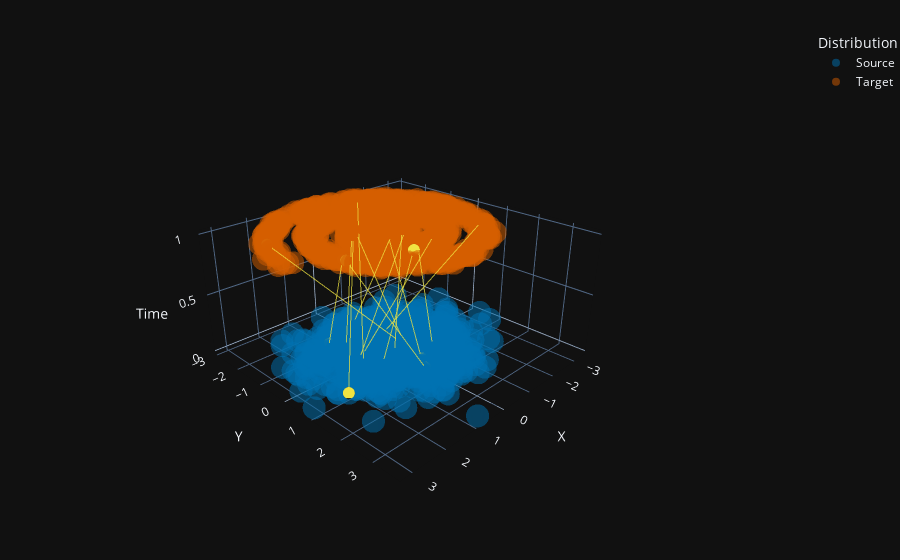

Notebook cell for this chart:
### Markdown cell above
Actually, that diagram may be a bit confusing because time & space are mixed together.  Let's turn it into a 3D plot to more clearly separate the time from the spatial dimensions:

### Code cell
#| code-fold: true
#| code-summary: "Code for 3D plot of source & target distributions connected by 'lines' in time"
import plotly.express as px
import plotly.graph_objects as go
import numpy as np
import torch
import pandas as pd

from plotly.offline import plot, iplot, init_notebook_mode
init_notebook_mode(connected=True)

def rgb_to_plotly(rgb):
    # Convert [r, g, b] where r,g,b are 0-1 to 'rgb(r,g,b)' where r,g,b are 0-255
    return f'rgb({int(rgb[0]*255)},{int(rgb[1]*255)},{int(rgb[2]*255)})'

def plot_3d_lines():
    # Set theme based on bg_theme
    if bg_theme in ['black', 'dark']:
        template = "plotly_dark"
    else:
        template = "plotly_white"
    
    # Convert source and target to DataFrames for Plotly Express
    source_df = pd.DataFrame({
        'x': source[:,0].numpy(),
        'y': source[:,1].numpy(),
        'z': np.zeros(len(source)),
        'distribution': ['Source'] * len(source)
    })
    
    target_df = pd.DataFrame({
        'x': target[:,0].numpy(),
        'y': target[:,1].numpy(),
        'z': np.ones(len(target)),
        'distribution': ['Target'] * len(target)
    })
    
    # Combine dataframes
    points_df = pd.concat([source_df, target_df], ignore_index=True)
    
    # Create scatter plot for source and target points
    fig = px.scatter_3d(
        points_df,
        x='x',
        y='y',
        z='z',
        color='distribution',
        color_discrete_map={
            'Source': rgb_to_plotly(source_color),
            'Target': rgb_to_plotly(target_color)
        },
        opacity=0.5,
        size_max=3
    )
    
    # Create trajectory lines
    points_per_traj = 250
    ts = torch.linspace(0, 1, points_per_traj)
    
    for i in range(n_lines):
        source_point = source[i,:]
        target_point = target[i,:]
        
        # Manual linear interpolation
        x_vals = source_point[0] * (1-ts) + target_point[0] * ts
        y_vals = source_point[1] * (1-ts) + target_point[1] * ts
        
        # Add trajectory line
        fig.add_trace(go.Scatter3d(
            x=x_vals.numpy(),
            y=y_vals.numpy(),
            z=ts.numpy(),
            mode='lines',
            line=dict(color=rgb_to_plotly(line_color), width=2),
            opacity=0.7,
            showlegend=False
        ))
        
        # Add highlighted source and target points
        # Source point highlight
        fig.add_trace(go.Scatter3d(
            x=[source_point[0].item()],
            y=[source_point[1].item()],
            z=[0],
            mode='markers',
            marker=dict(
                color=rgb_to_plotly(line_color), 
                size=4, 
                line=dict(color=rgb_to_plotly(line_color), width=2)
            ),
            showlegend=False
        ))
        
        # Target point highlight
        fig.add_trace(go.Scatter3d(
            x=[target_point[0].item()],
            y=[target_point[1].item()],
            z=[1],
            mode='markers',
            marker=dict(
                color=rgb_to_plotly(line_color), 
                size=4, 
                line=dict(color=rgb_to_plotly(line_color), width=2)
            ),
            showlegend=False
        ))
    
    # Update layout
    fig.update_layout(
        scene=dict(
            xaxis_title="X",
            yaxis_title="Y",
            zaxis_title="Time",
            aspectmode='manual',
            aspectratio=dict(x=1, y=1, z=0.5),
            camera=dict(
                eye=dict(x=1.5, y=1.5, z=1)
            )
        ),
        template=template,
        margin=dict(l=0, r=0, b=0, t=30),
        legend_title_text='Distribution'
    )
    
    return fig 

fig = plot_3d_lines()
fig.show()

### Figure 1 — Plotly figure (JSON) as saved in the notebook; plotly's stock layout.template omitted (floating-point values rounded to 4 significant figures; data arrays with more than 128 entries replaced by an {"elided": "..."} marker saying what was removed)
{"data": [{"hovertemplate": "distribution=Source<br>x=%{x}<br>y=%{y}<br>z=%{z}<extra></extra>", "legendgroup": "Source", "marker": {"color": "rgb(0,114,178)", "opacity": 0.5, "symbol": "circle"}, "mode": "markers", "name": "Source", "scene": "scene", "showlegend": true, "type": "scatter3d", "x": {"elided": "1000 float values"}, "y": {"elided": "1000 float values"}, "z": {"elided": "1000 int values"}}, {"hovertemplate": "distribution=Target<br>x=%{x}<br>y=%{y}<br>z=%{z}<extra></extra>", "legendgroup": "Target", "marker": {"color": "rgb(213,94,0)", "opacity": 0.5, "symbol": "circle"}, "mode": "markers", "name": "Target", "scene": "scene", "showlegend": true, "type": "scatter3d", "x": {"elided": "1000 float values"}, "y": {"elided": "1000 float values"}, "z": {"elided": "1000 int values"}}, {"line": {"color": "rgb(240,228,66)", "width": 2}, "mode": "lines", "opacity": 0.7, "showlegend": false, "type": "scatter3d", "x": {"elided": "250 float values"}, "y": {"elided": "250 float values"}, "z": {"elided": "250 float values"}}, {"marker": {"color": "rgb(240,228,66)", "line": {"color": "rgb(240,228,66)", "width": 2}, "size": 4}, "mode": "markers", "showlegend": false, "type": "scatter3d", "x": [0.05771], "y": [1.382], "z": [0]}, {"marker": {"color": "rgb(240,228,66)", "line": {"color": "rgb(240,228,66)", "width": 2}, "size": 4}, "mode": "markers", "showlegend": false, "type": "scatter3d", "x": [1.923], "y": [0.6972], "z": [1]}, {"line": {"color": "rgb(240,228,66)", "width": 2}, "mode": "lines", "opacity": 0.7, "showlegend": false, "type": "scatter3d", "x": {"elided": "250 float values"}, "y": {"elided": "250 float values"}, "z": {"elided": "250 float values"}}, {"marker": {"color": "rgb(240,228,66)", "line": {"color": "rgb(240,228,66)", "width": 2}, "size": 4}, "mode": "markers", "showlegend": false, "type": "scatter3d", "x": [-0.4394], "y": [-0.06048], "z": [0]}, {"marker": {"color": "rgb(240,228,66)", "line": {"color": "rgb(240,228,66)", "width": 2}, "size": 4}, "mode": "markers", "showlegend": false, "type": "scatter3d", "x": [2.573], "y": [-1.336], "z": [1]}, {"line": {"color": "rgb(240,228,66)", "width": 2}, "mode": "lines", "opacity": 0.7, "showlegend": false, "type": "scatter3d", "x": {"elided": "250 float values"}, "y": {"elided": "250 float values"}, "z": {"elided": "250 float values"}}, {"marker": {"color": "rgb(240,228,66)", "line": {"color": "rgb(240,228,66)", "width": 2}, "size": 4}, "mode": "markers", "showlegend": false, "type": "scatter3d", "x": [0.6271], "y": [-0.2593], "z": [0]}, {"marker": {"color": "rgb(240,228,66)", "line": {"color": "rgb(240,228,66)", "width": 2}, "size": 4}, "mode": "markers", "showlegend": false, "type": "scatter3d", "x": [-0.6985], "y": [0.9205], "z": [1]}, {"line": {"color": "rgb(240,228,66)", "width": 2}, "mode": "lines", "opacity": 0.7, "showlegend": false, "type": "scatter3d", "x": {"elided": "250 float values"}, "y": {"elided": "250 float values"}, "z": {"elided": "250 float values"}}, {"marker": {"color": "rgb(240,228,66)", "line": {"color": "rgb(240,228,66)", "width": 2}, "size": 4}, "mode": "markers", "showlegend": false, "type": "scatter3d", "x": [-0.3955], "y": [-0.6379], "z": [0]}, {"marker": {"color": "rgb(240,228,66)", "line": {"color": "rgb(240,228,66)", "width": 2}, "size": 4}, "mode": "markers", "showlegend": false, "type": "scatter3d", "x": [-2.285], "y": [1.113], "z": [1]}, {"line": {"color": "rgb(240,228,66)", "width": 2}, "mode": "lines", "opacity": 0.7, "showlegend": false, "type": "scatter3d", "x": {"elided": "250 float values"}, "y": {"elided": "250 float values"}, "z": {"elided": "250 float values"}}, {"marker": {"color": "rgb(240,228,66)", "line": {"color": "rgb(240,228,66)", "width": 2}, "size": 4}, "mode": "markers", "showlegend": false, "type": "scatter3d", "x": [0.6128], "y": [0.4451], "z": [0]}, {"marker": {"color": "rgb(240,228,66)", "line": {"color": "rgb(240,228,66)", "width": 2}, "size": 4}, "mode": "markers", "showlegend": false, "type": "scatter3d", "x": [0.4302], "y": [1.299], "z": [1]}, {"line": {"color": "rgb(240,228,66)", "width": 2}, "mode": "lines", "opacity": 0.7, "showlegend": false, "type": "scatter3d", "x": {"elided": "250 float values"}, "y": {"elided": "250 float values"}, "z": {"elided": "250 float values"}}, {"marker": {"color": "rgb(240,228,66)", "line": {"color": "rgb(240,228,66)", "width": 2}, "size": 4}, "mode": "markers", "showlegend": false, "type": "scatter3d", "x": [0.9925], "y": [-1.247], "z": [0]}, {"marker": {"color": "rgb(240,228,66)", "line": {"color": "rgb(240,228,66)", "width": 2}, "size": 4}, "mode": "markers", "showlegend": false, "type": "scatter3d", "x": [1.929], "y": [0.5913], "z": [1]}, {"line": {"color": "rgb(240,228,66)", "width": 2}, "mode": "lines", "opacity": 0.7, "showlegend": false, "type": "scatter3d", "x": {"elided": "250 float values"}, "y": {"elided": "250 float values"}, "z": {"elided": "250 float values"}}, {"marker": {"color": "rgb(240,228,66)", "line": {"color": "rgb(240,228,66)", "width": 2}, "size": 4}, "mode": "markers", "showlegend": false, "type": "scatter3d", "x": [1.016], "y": [-0.03455], "z": [0]}, {"marker": {"color": "rgb(240,228,66)", "line": {"color": "rgb(240,228,66)", "width": 2}, "size": 4}, "mode": "markers", "showlegend": false, "type": "scatter3d", "x": [-0.4941], "y": [0.147], "z": [1]}, {"line": {"color": "rgb(240,228,66)", "width": 2}, "mode": "lines", "opacity": 0.7, "showlegend": false, "type": "scatter3d", "x": {"elided": "250 float values"}, "y": {"elided": "250 float values"}, "z": {"elided": "250 float values"}}, {"marker": {"color": "rgb(240,228,66)", "line": {"color": "rgb(240,228,66)", "width": 2}, "size": 4}, "mode": "markers", "showlegend": false, "type": "scatter3d", "x": [-0.9728], "y": [0.6813], "z": [0]}, {"marker": {"color": "rgb(240,228,66)", "line": {"color": "rgb(240,228,66)", "width": 2}, "size": 4}, "mode": "markers", "showlegend": false, "type": "scatter3d", "x": [0.104], "y": [1.115], "z": [1]}, {"line": {"color": "rgb(240,228,66)", "width": 2}, "mode": "lines", "opacity": 0.7, "showlegend": false, "type": "scatter3d", "x": {"elided": "250 float values"}, "y": {"elided": "250 float values"}, "z": {"elided": "250 float values"}}, {"marker": {"color": "rgb(240,228,66)", "line": {"color": "rgb(240,228,66)", "width": 2}, "size": 4}, "mode": "markers", "showlegend": false, "type": "scatter3d", "x": [-0.5425], "y": [0.006614], "z": [0]}, {"marker": {"color": "rgb(240,228,66)", "line": {"color": "rgb(240,228,66)", "width": 2}, "size": 4}, "mode": "markers", "showlegend": false, "type": "scatter3d", "x": [0.4585], "y": [-0.6861], "z": [1]}, {"line": {"color": "rgb(240,228,66)", "width": 2}, "mode": "lines", "opacity": 0.7, "showlegend": false, "type": "scatter3d", "x": {"elided": "250 float values"}, "y": {"elided": "250 float values"}, "z": {"elided": "250 float values"}}, {"marker": {"color": "rgb(240,228,66)", "line": {"color": "rgb(240,228,66)", "width": 2}, "size": 4}, "mode": "markers", "showlegend": false, "type": "scatter3d", "x": [-0.2052], "y": [1.006], "z": [0]}, {"marker": {"color": "rgb(240,228,66)", "line": {"color": "rgb(240,228,66)", "width": 2}, "size": 4}, "mode": "markers", "showlegend": false, "type": "scatter3d", "x": [0.0903], "y": [0.1041], "z": [1]}, {"line": {"color": "rgb(240,228,66)", "width": 2}, "mode": "lines", "opacity": 0.7, "showlegend": false, "type": "scatter3d", "x": {"elided": "250 float values"}, "y": {"elided": "250 float values"}, "z": {"elided": "250 float values"}}, {"marker": {"color": "rgb(240,228,66)", "line": {"color": "rgb(240,228,66)", "width": 2}, "size": 4}, "mode": "markers", "showlegend": false, "type": "scatter3d", "x": [0.6355], "y": [-0.9607], "z": [0]}, {"marker": {"color": "rgb(240,228,66)", "line": {"color": "rgb(240,228,66)", "width": 2}, "size": 4}, "mode": "markers", "showlegend": false, "type": "scatter3d", "x": [0.7643], "y": [-0.433], "z": [1]}, {"line": {"color": "rgb(240,228,66)", "width": 2}, "mode": "lines", "opacity": 0.7, "showlegend": false, "type": "scatter3d", "x": {"elided": "250 float values"}, "y": {"elided": "250 float values"}, "z": {"elided": "250 float values"}}, {"marker": {"color": "rgb(240,228,66)", "line": {"color": "rgb(240,228,66)", "width": 2}, "size": 4}, "mode": "markers", "showlegend": false, "type": "scatter3d", "x": [2.152], "y": [0.8839], "z": [0]}, {"marker": {"color": "rgb(240,228,66)", "line": {"color": "rgb(240,228,66)", "width": 2}, "size": 4}, "mode": "markers", "showlegend": false, "type": "scatter3d", "x": [0.4566], "y": [-0.7259], "z": [1]}, {"line": {"color": "rgb(240,228,66)", "width": 2}, "mode": "lines", "opacity": 0.7, "showlegend": false, "type": "scatter3d", "x": {"elided": "250 float values"}, "y": {"elided": "250 float values"}, "z": {"elided": "250 float values"}}, {"marker": {"color": "rgb(240,228,66)", "line": {"color": "rgb(240,228,66)", "width": 2}, "size": 4}, "mode": "markers", "showlegend": false, "type": "scatter3d", "x": [1.043], "y": [0.1812], "z": [0]}, {"marker": {"color": "rgb(240,228,66)", "line": {"color": "rgb(240,228,66)", "width": 2}, "size": 4}, "mode": "markers", "showlegend": false, "type": "scatter3d", "x": [-1.278], "y": [-2.531], "z": [1]}, {"line": {"color": "rgb(240,228,66)", "width": 2}, "mode": "lines", "opacity": 0.7, "showlegend": false, "type": "scatter3d", "x": {"elided": "250 float values"}, "y": {"elided": "250 float values"}, "z": {"elided": "250 float values"}}, {"marker": {"color": "rgb(240,228,66)", "line": {"color": "rgb(240,228,66)", "width": 2}, "size": 4}, "mode": "markers", "showlegend": false, "type": "scatter3d", "x": [-0.4003], "y": [-1.793], "z": [0]}, {"marker": {"color": "rgb(240,228,66)", "line": {"color": "rgb(240,228,66)", "width": 2}, "size": 4}, "mode": "markers", "showlegend": false, "type": "scatter3d", "x": [-0.04025], "y": [0.1413], "z": [1]}, {"line": {"color": "rgb(240,228,66)", "width": 2}, "mode": "lines", "opacity": 0.7, "showlegend": false, "type": "scatter3d", "x": {"elided": "250 float values"}, "y": {"elided": "250 float values"}, "z": {"elided": "250 float values"}}, {"marker": {"color": "rgb(240,228,66)", "line": {"color": "rgb(240,228,66)", "width": 2}, "size": 4}, "mode": "markers", "showlegend": false, "type": "scatter3d", "x": [0.04851], "y": [0.2843], "z": [0]}, {"marker": {"color": "rgb(240,228,66)", "line": {"color": "rgb(240,228,66)", "width": 2}, "size": 4}, "mode": "markers", "showlegend": false, "type": "scatter3d", "x": [-0.3953], "y": [0.1126], "z": [1]}], "layout": {"legend": {"title": {"text": "Distribution"}, "tracegroupgap": 0}, "margin": {"b": 0, "l": 0, "r": 0, "t": 30}, "scene": {"aspectmode": "manual", "aspectratio": {"x": 1, "y": 1, "z": 0.5}, "camera": {"eye": {"x": 1.5, "y": 1.5, "z": 1}}, "domain": {"x": [0, 1], "y": [0, 1]}, "xaxis": {"title": {"text": "X"}}, "yaxis": {"title": {"text": "Y"}}, "zaxis": {"title": {"text": "Time"}}}}}
